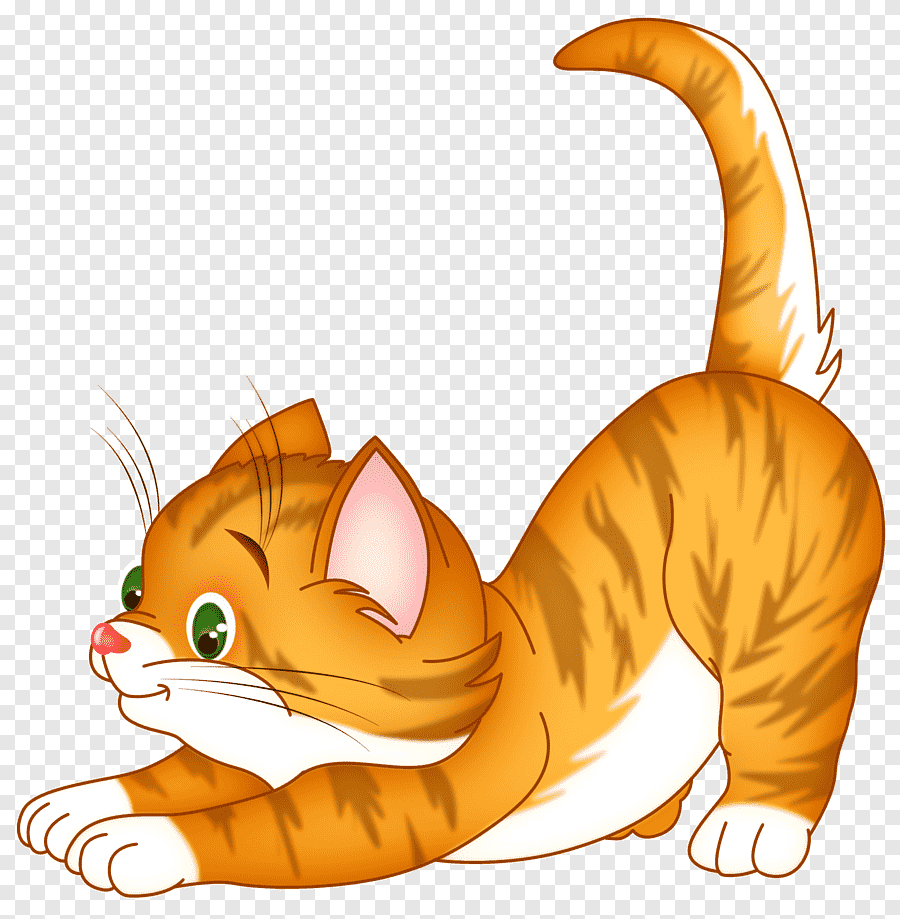
#> input picture Kucing.png, 900 x 919 px
$ python Histogram1.py
#> lines starting #> are read from the running program, lines starting #| are printed output that depends on the picture
import numpy as np#memanggil library numpy untuk mengolah array
import imageio#memanggil library imageio untuk mengolah array
import matplotlib.pyplot as plt #memanggil library matplotlib untuk menampilkan gambar dengan nama plt

img = imageio.imread("Kucing.png")#membaca gambar dengan nama sunset.jpg dan menyimpannya ke dalam variable image
#> img is the input picture: shape (919, 900, 3); mean R, G, B 236.9, 208.6, 172.8

img_height = img.shape[0] #menetapkan nilai dari tinggi gambar ke dalam variabel img_height
#> img_height = 919
img_width = img.shape[1] #menetapkan nilai dari lebar gambar ke dalam variabel img_width
#> img_width = 900
img_channel = img.shape[2] #menetapkan nilai dari jumlah channel atau saluran warna pada gambar ke dalam variabel img_channel
#> img_channel = 3

img_grayscale = np.zeros(img.shape, dtype=np.uint8)#membuat sebuah array numpy dengan bentuk (shape) yang sama dengan gambar img, yang berisi semua nilai nol dengan unsigned integer dengan panjang 8 bit

for y in range(0, img_height):  # memulai sebuah perulangan atau loop, di mana variabel y akan mengambil nilai dari 0 hingga img_height-1, dengan increment sebesar 1. memulai sebuah perulangan atau loop, di mana variabel y akan mengambil nilai dari 0 hingga img_height-1, dengan increment sebesar 1.
    for x in range(0, img_width):  # sebuah perulangan atau loop, di mana variabel x akan mengambil nilai dari 0 hingga img_width-1, dengan increment sebesar 1.
        red = img[y][x][0]  # mengambil nilai komponen warna merah (red) pada piksel yang berada pada baris y, kolom x, pada gambar img.
        green = img[y][x][1]  # mengambil nilai komponen warna hijau (green) pada piksel yang berada pada baris y, kolom x, pada gambar img.
        blue = img[y][x][2]  # mengambil nilai komponen warna biru (blue) pada piksel yang berada pada baris y, kolom x, pada gambar img.
        gray = (int(red) + int(green) + int(blue)) / 3  # menghitung nilai keabuan (grayscale) dari piksel yang berada pada baris y, kolom x, pada gambar img.
        img_grayscale[y][x] = (gray, gray, gray)#mengubah nilai piksel pada gambar img_inversi pada baris y, kolom x, sehingga menjadi gambar kebalikan dari gambar asli yang terdiri dari warna-warna yang diubah menjadi keabuan.
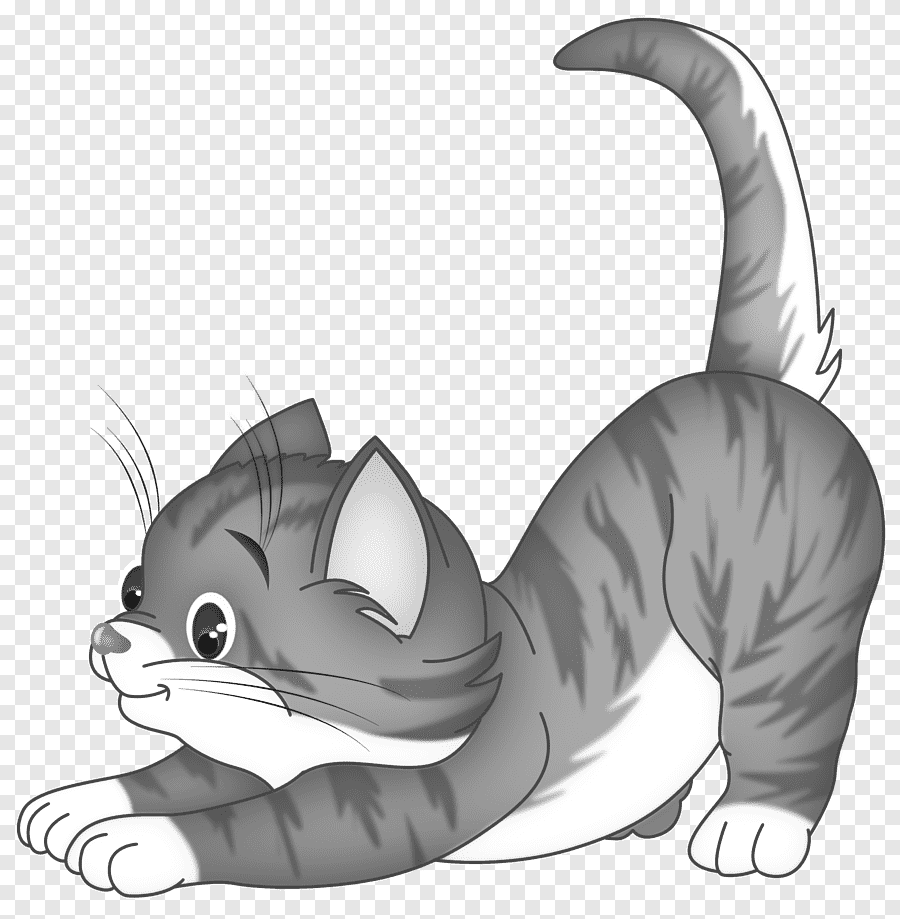
#> img_grayscale: shape (919, 900, 3); min 28, max 255, mean 206

plt.imshow(img_grayscale)#menampilkan gambar
plt.title("Grayscale")#membuat judul pada plot
plt.show()#menampilkan semua plot

#menampilkan histogram gambar grayscale
hg = np.zeros((256))#membuat array numpy satu dimensi baru dengan ukuran (shape) (256,), yang dikenal sebagai histogram
for x in range(0, 256):# menjalankan perulangan (loop) untuk variabel x dengan nilai mulai dari 0 hingga 255 (inklusif).
    hg[x] = 0 #mengatur nilai 0 pada elemen x dari array numpy hg.
for y in range(0, img_height):  # memulai sebuah perulangan atau loop, di mana variabel y akan mengambil nilai dari 0 hingga img_height-1, dengan increment sebesar 1. memulai sebuah perulangan atau loop, di mana variabel y akan mengambil nilai dari 0 hingga img_height-1, dengan increment sebesar 1.
    for x in range(0, img_width):  # sebuah perulangan atau loop, di mana variabel x akan mengambil nilai dari 0 hingga img_width-1, dengan increment sebesar 1.
        gray = img_grayscale[y][x][0]#mengambil nilai keabuan (grayscale) dari piksel yang berada pada baris y, kolom x pada gambar grayscale img_grayscale.
        hg[gray] += 1 #m menambahkan nilai 1 ke elemen gray dari array numpy hg.
#> after the loop, hg = 256 values, max 282077 at index 255, min 0 at index 0, mean 3230.9
# plt.figure(figsize=(20, 6))
# plt.plot(hg, color="black", linewidth=2.0)
# plt.show()

bins = np.linspace(0, 256, 100)#membuat array numpy satu dimensi baru dengan ukuran (shape) (100,).
plt.hist(hg, bins, color="black", alpha=0.5)#  membuat histogram menggunakan library matplotlib.pyplot (biasanya diimpor sebagai plt).
plt.title("Histogram")#membuat judul pada plot
plt.show()#menampilkan semua plot
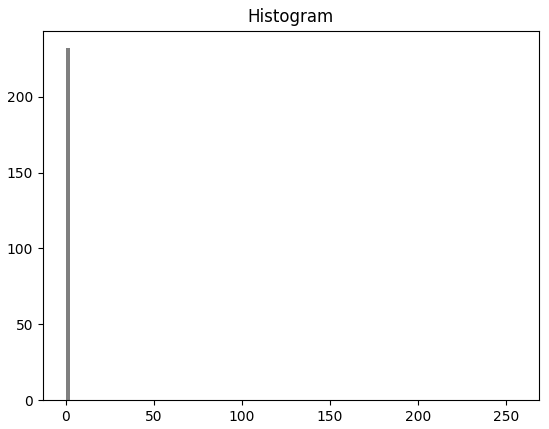
#> figure drawn by matplotlib, 1 panel; tallest bar 232 high, from x = 2.22e-16 to 2.59

hgr = np.zeros((256))#membuat array numpy satu dimensi baru dengan ukuran (shape) (256)
hgg = np.zeros((256))#membuat array Numpy pada variable hgr dengan ukuran (shape) (256,) yang diisi dengan nilai nol.
hgb = np.zeros((256))#membuat array Numpy pada variable hgb dengan ukuran (shape) (256,) yang diisi dengan nilai nol.
hgrgb = np.zeros((768)) #membuat array Numpy pada variable hgrgb dengan ukuran (shape) (768,) yang diisi dengan nilai nol.

for x in range(0, 256):#menjalankan perulangan (loop) untuk variabel x dengan nilai mulai dari 0 hingga 255 (inklusif).
    hg[x] = 0 #mengatur nilai 0 pada elemen x dari array numpy hg.
    hgg[x] = 0#menginisialisasikan nilai x ke 0 pada variable hgg
    hgb[x] = 0#menginisialisasikan nilai x ke 0 pada variable hgb
#> after the loop, hg = 256 values from 0 to 0

for x in range(0, 768):#menjalankan perulangan (loop) untuk variabel x .
    hgrgb[x] = 0#menginisialisasikan nilai x ke 0 pada variable hgrgb

for x in range(0, 256):#menjalankan perulangan (loop) untuk variabel x dengan nilai mulai dari 0 hingga 255 (inklusif).
    hgr[x] = 0  # menginisialisasikan nilai x ke 0 pada variable hgr
    hgg[x] = 0  # menginisialisasikan nilai x ke 0 pada variable hgg
    hgb[x] = 0  # menginisialisasikan nilai x ke 0 pada variable hgb

for x in range(0, 768):#menjalankan perulangan (loop) untuk variabel x .
    hgrgb[x] = 0#menginisialisasikan nilai x ke 0 pada variable hgrgb

# th = int(256/64)
temp = [0]#menyimpan sementara nilai atau hasil perhitungan dalam pemrosesan data atau algoritma yang lebih kompleks.
for y in range(0, img.shape[0]):# melakukan perulangan (loop) untuk variabel y dengan nilai mulai dari 0 hingga img.shape[0] - 1.
    for x in range(0, img.shape[1]):#melakukan perulangan (loop) untuk variabel x dengan nilai mulai dari 0 hingga img.shape[1] - 1.
        red = img[y][x][0]  # mengambil nilai komponen warna merah (red) pada piksel yang berada pada baris y, kolom x, pada gambar img.
        green = img[y][x][1]  # mengambil nilai komponen warna hijau (green) pada piksel yang berada pada baris y, kolom x, pada gambar img.
        blue = img[y][x][2]  # mengambil nilai komponen warna biru (blue) pada piksel yang berada pada baris y, kolom x, pada gambar img.
        green = green + 256 #mengatur nilai green dengan menambahkan nilai 256
        blue = blue + 512 #mengatur nilai blue dengan menambahkan nilai 512
        #         temp.append(green)
        hgrgb[red] += 1#menambahkan nilai 1 setiap parameter red pada nilai rata-rata piksel
        hgrgb[green] += 1#menambahkan nilai 1 setiap parameter green pada nilai rata-rata piksel
        hgrgb[blue] += 1#menambahkan nilai 1 setiap parameter blue pada nilai rata-rata piksel
#> after the loop, hgrgb = 768 values, max 340419 at index 255, min 0 at index 0, mean 3230.9

binsrgb = np.linspace(0, 768, 100)# membuat array numpy satu dimensi baru dengan ukuran (shape) (0,768,100,)
plt.hist(hgrgb, binsrgb, color="black", alpha=0.5)# membuat histogram menggunakan library matplotlib.pyplot (biasanya diimpor sebagai plt).

# plt.plot(hgrgb)
plt.title("Histogram Red Green Blue")#membuat judul pada plot
plt.show()#menampilkan semua plot
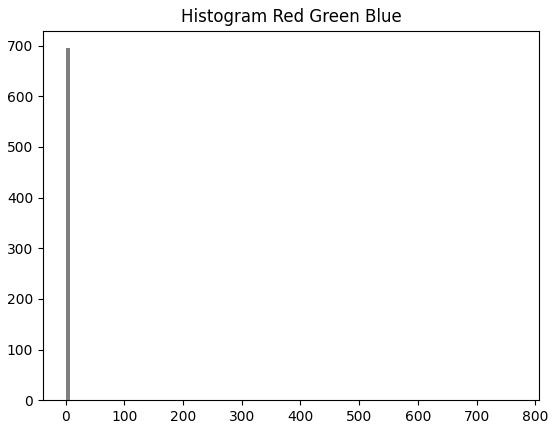
#> figure drawn by matplotlib, 1 panel; tallest bar 695 high, from x = 0 to 7.76

for y in range(0, img_height):  # memulai sebuah perulangan atau loop, di mana variabel y akan mengambil nilai dari 0 hingga img_height-1, dengan increment sebesar 1. memulai sebuah perulangan atau loop, di mana variabel y akan mengambil nilai dari 0 hingga img_height-1, dengan increment sebesar 1.
    for x in range(0, img_width):  # melakukan perulangan pada setiap piksel pada sumbu x untuk variable img_width
        red = img[y][x][0]  # mengambil nilai komponen warna merah (red) pada piksel yang berada pada baris y, kolom x, pada gambar img.
        green = img[y][x][1]  # mengambil nilai komponen warna hijau (green) pada piksel yang berada pada baris y, kolom x, pada gambar img.
        blue = img[y][x][2]  #mengambil nilai komponen warna biru (blue) pada piksel yang berada pada baris y, kolom x, pada gambar img.
        hgr[red] += 1#menambahkan nilai 1 setiap parameter hgr pada nilai rata-rata piksel
        hgg[green] += 1#menambahkan nilai 1 setiap parameter hgg pada nilai rata-rata piksel
        hgb[blue] += 1#menambahkan nilai 1 setiap parameter hgb pada nilai rata-rata piksel
#> after the loop, hgb = 256 values, max 282077 at index 255, min 0 at index 0, mean 3230.9; hgg has the same summary as hgb; hgr = 256 values, max 340419 at index 255, min 0 at index 0, mean 3230.9

bins = np.linspace(0, 256, 100)# membuat array numpy yang berisi 100 bilangan yang merata terdistribusi antara 0 dan 256.
plt.hist(hgr, bins, color="red", alpha=0.5)#membuat histogram menggunakan library matplotlib.pyplot
plt.title("Histogram Red")#membuat judul pada plot
plt.show()#menampilkan semua plot
#> figure, not shown here; tallest bar 234 high, from x = 2.22e-16 to 2.59

plt.hist(hgg, bins, color="green", alpha=0.5)#membuat histogram menggunakan library matplotlib.pyplot
plt.title("Histogram Green")#membuat judul pada plot
plt.show()#menampilkan semua plot
#> figure, not shown here; tallest bar 229 high, from x = 2.22e-16 to 2.59

plt.hist(hgb, bins, color="blue", alpha=0.5)#membuat histogram menggunakan library matplotlib.pyplot (biasanya diimpor sebagai plt).
plt.title("Histogram Blue")#membuat judul pada plot
plt.show()#menampilkan semua plot
#> figure, not shown here; tallest bar 232 high, from x = 2.22e-16 to 2.59

hgk = np.zeros((256))#membuat array Numpy pada variable hgk dengan elemen yang diinisialisasi ke nilai nol dengan panjang nilai 256
c = np.zeros((256))#membuat array Numpy pada variable c dengan elemen yang diinisialisasi ke nilai nol dengan panjang nilai 256

for x in range(0, 256):#menjalankan perulangan (loop) untuk variabel x dengan nilai mulai dari 0 hingga 255 (inklusif).
    hgk[x] = 0 #menginisialisasikan nilai x ke 0 pada variable hgk
    c[x] = 0# menginisialisasikan nilai x ke 0 pada variable c

for y in range(0, img_height):  # memulai sebuah perulangan atau loop, di mana variabel y akan mengambil nilai dari 0 hingga img_height-1, dengan increment sebesar 1.
    for x in range(0, img_width):  # melakukan perulangan pada setiap piksel pada sumbu x untuk variable img_width
        gray = img_grayscale[y][x][0]  # mengambil nilai piksel gray pada titik (y,x)
        hgk[gray] += 1# menambahkan nilai 1 setiap parameter pada nilai rata-rata piksel
#> after the loop, hgk has the same summary as hgb

c[0] = hgk[0]#mengatur nilai c sama dengan hgk
for x in range(1, 256):#menjalankan perulangan (loop) untuk variabel x dengan nilai mulai dari 0 hingga 255 (inklusif).
    c[x] = c[x - 1] + hgk[x]#rumus dari perulangan dengan menambahkan nilai hgk
#> after the loop, c = 256 values from 0 to 827100

hmaxk = c[255]#mengambil nilai yang terdapat pada index ke-255 dari array c dan menyimpannya dalam variabel hmaxk.
#> hmaxk = 827100

for x in range(0, 256):#menjalankan perulangan (loop) untuk variabel x dengan nilai mulai dari 0 hingga 255 (inklusif).
    c[x] = 190 * c[x] / hmaxk#rumus dari perulangan dengan membagi nilai hgk
#> after the loop, c = 256 values from 0 to 190

plt.hist(c, bins, color="black", alpha=0.5)#untuk menggambar histogram dengan warna hitam (color="hitam") dan transparansi 50% (alpha=0.5) menggunakan data yang dihitung sebelumnya
plt.title("Histogram Grayscale Kumulatif")#membuat judul pada plot
plt.show()#menampilkan semua plot
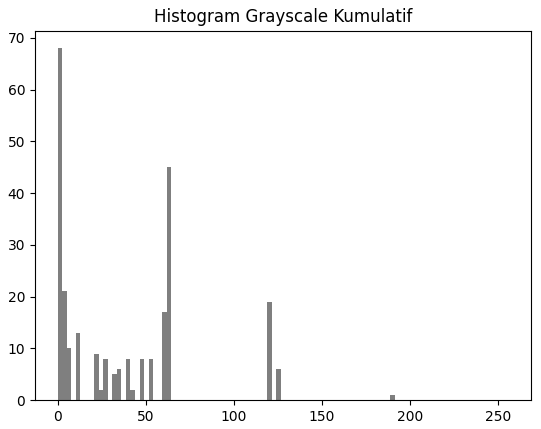
#> figure drawn by matplotlib, 1 panel; tallest bar 68 high, from x = 2.22e-16 to 2.59

hgh = np.zeros((256))#membuat array Numpy pada variable hgh dengan elemen yang diinisialisasi ke nilai nol dengan panjang nilai 256
h = np.zeros((256))#membuat array numpy dengan ukuran (shape) (256,) yang berisi nol di setiap elemennya.
c = np.zeros((256))#membuat array numpy dengan ukuran (shape) (256,) yang berisi nol di setiap elemennya.

for x in range(0, 256):#menjalankan perulangan (loop) untuk variabel x dengan nilai mulai dari 0 hingga 255 (inklusif).
    hgh[x] = 0#mengatur nilai 0 pada elemen array hgh pada indeks yang sesuai dengan nilai x.
    h[x] = 0#mengatur nilai 0 pada elemen array hgh pada indeks yang sesuai  pada variable h
    c[x] = 0#mengatur nilai 0 pada elemen array hgh pada indeks yang sesuai  pada variable c

for y in range(0, img_height):  # melakukan perulangan pada setiap piksel pada sumbu y untuk variable img_height
    for x in range(0, img_width):  # melakukan perulangan pada setiap piksel pada sumbu x untuk variable img_width
        gray = img_grayscale[y][x][0]  # mengambil nilai piksel gray pada titik (y,x)
        hgh[gray] += 1 #menambahkan nilai 1 setiap parameter pada nilai rata-rata piksel
#> after the loop, hgh has the same summary as hgb

h[0] = hgh[0] #mengatur nilai h samadengan hgh
for x in range(1, 256):#menjalankan perulangan (loop) untuk variabel x dengan nilai mulai dari 0 hingga 255 (inklusif).
    h[x] = h[x - 1] + hgh[x]#rumus dari perulangan dengan menambahkan nilai hgh
#> after the loop, h = 256 values from 0 to 827100

for x in range(0, 256):#menjalankan perulangan (loop) untuk variabel x dengan nilai mulai dari 0 hingga 255 (inklusif).
    h[x] = h[x] / img_height / img_width#rumus dari perulangan dengan membagi img_height dengan img_widthmembagi nilai pada elemen array h pada indeks yang sesuai dengan nilai x dengan hasil perkalian dari img_height dan img_width.
#> after the loop, h = 256 values from 0 to 1


for x in range(0, 256):#menjalankan perulangan (loop) untuk variabel x dengan nilai mulai dari 0 hingga 255 (inklusif).
    hgh[x] = 0#menginisialisasikan nilai x ke 0 pada variable hgh
#> after the loop, hgh = 256 values from 0 to 0

for y in range(0, img_height):  # memulai sebuah perulangan atau loop, di mana variabel y akan mengambil nilai dari 0 hingga img_height-1, dengan increment sebesar 1.
    for x in range(0, img_width):  # melakukan perulangan pada setiap piksel pada sumbu x untuk variable img_width
        gray = img_grayscale[y][x][0]  # mengambil nilai piksel gray pada titik (y,x)
        gray = h[gray] * 255#perhitungan mengalikan nilai h dengan 255
        hgh[int(gray)] += 1 #menambahkan 1 pada elemen array hgh pada indeks yang sesuai dengan nilai gray yang dikonversi menjadi integer.
#> after the loop, hgh = 256 values, max 282077 at index 255, min 0 at index 1, mean 3230.9

c[0] = hgh[0]#mengassign nilai hgh[0] pada index ke-0 dari array c
for x in range(1, 256):#menjalankan perulangan (loop) untuk variabel x dengan nilai mulai dari 0 hingga 255 (inklusif).
    c[x] = c[x - 1] + hgh[x]#mengassign nilai pada elemen array c pada indeks yang sesuai dengan nilai x dengan penjumlahan antara nilai pada elemen sebelumnya (c[x - 1]) dan nilai pada array hgh pada indeks yang sama (hgh[x]).
#> after the loop, c = 256 values from 2769 to 827100


hmaxk = c[255]#mengambil nilai yang terdapat pada index ke-255 dari array c dan menyimpannya dalam variabel hmaxk.

for x in range(0, 256):#menjalankan perulangan (loop) untuk variabel x dengan nilai mulai dari 0 hingga 255 (inklusif).
    c[x] = 190 * c[x] / hmaxk # mengassign nilai pada elemen array c pada indeks yang sesuai dengan nilai x dengan hasil perkalian antara 190, nilai pada elemen c pada indeks tersebut, dan pembagian dengan nilai hmaxk.
#> after the loop, c = 256 values from 0.636 to 190

plt.hist(c, bins, color="black", alpha=0.5)#untuk menggambar histogram dengan warna hitam (color="hitam") dan transparans
plt.title("Histogram Grayscale Hequalisasi")#membuat judul pada plot
plt.show()#menampilkan semua plot
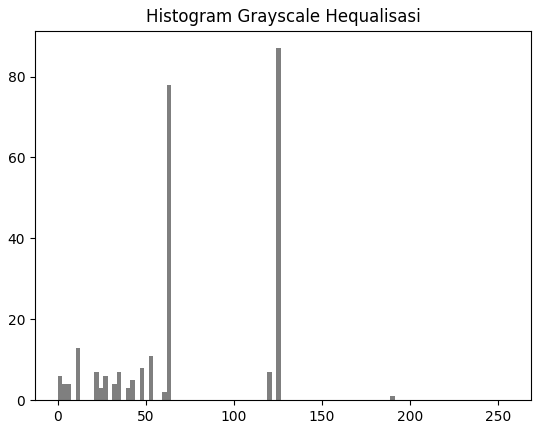
#> figure drawn by matplotlib, 1 panel; tallest bar 87 high, from x = 124.1 to 126.7
